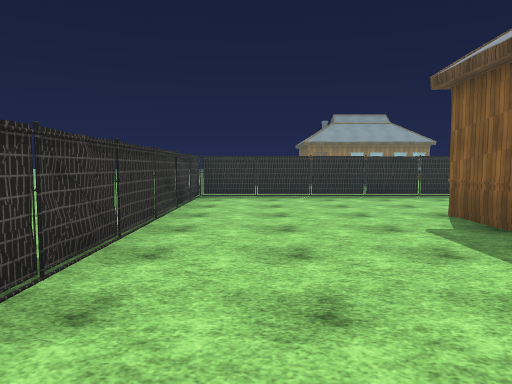
View 1 (above)

24 first-person views from a walk through a 3-D level made in the Unity game engine. The camera is 1.5 m above the floor, tilts 4° down and sees 70° across. The floor is counted in squares, 2 m on a side. Each view is taken from the middle of a square. On the plan, view 1 faces up. The plan holds only what a view shows up to about 11 squares ahead; the rest is blank. The place goes on beyond the plan. The player character is not drawn. Door leaves are left out, so doorways stand open. Some surface patterns are stand-ins.

View 2
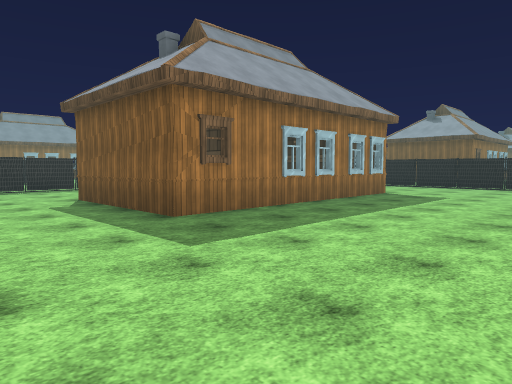

View 3
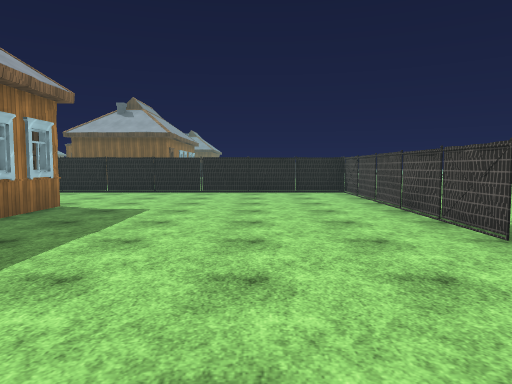

View 4
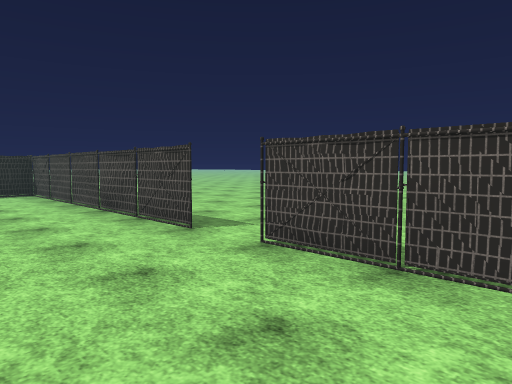

View 5
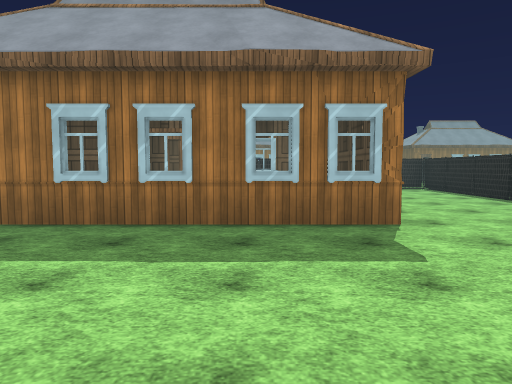

View 6
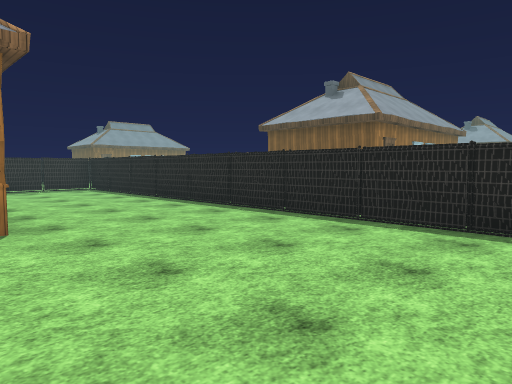

View 7
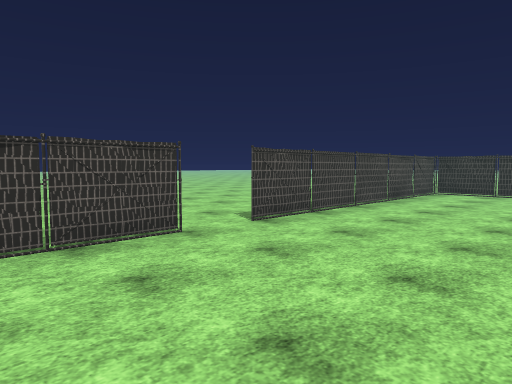

View 8
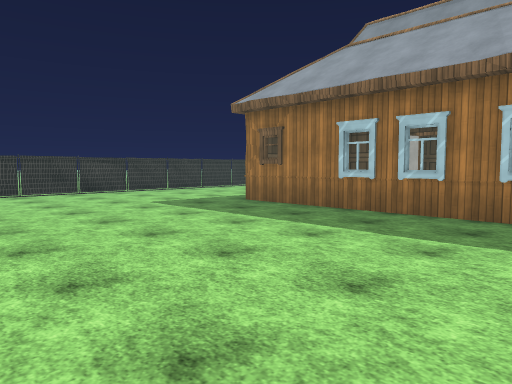

View 9
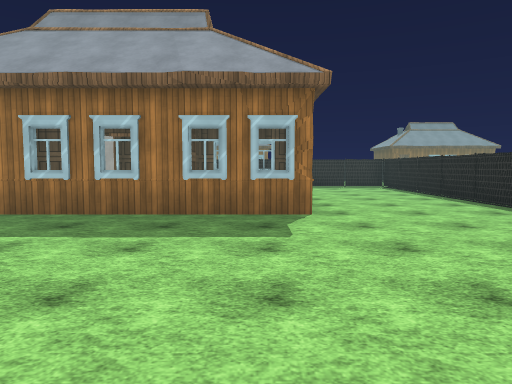

View 10
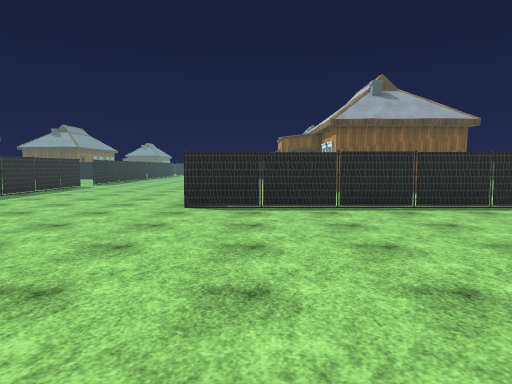

View 11
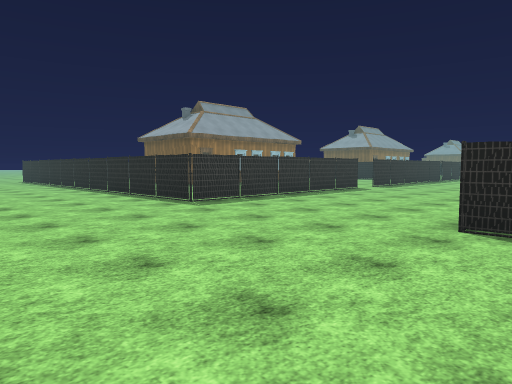

View 12
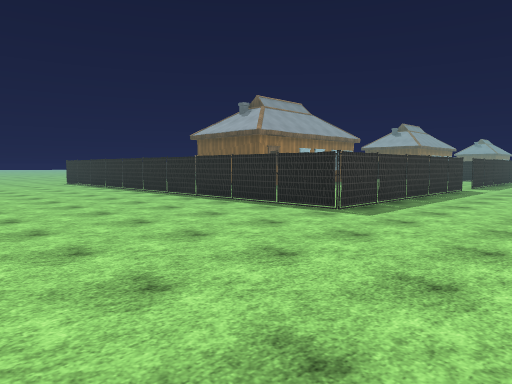

View 13
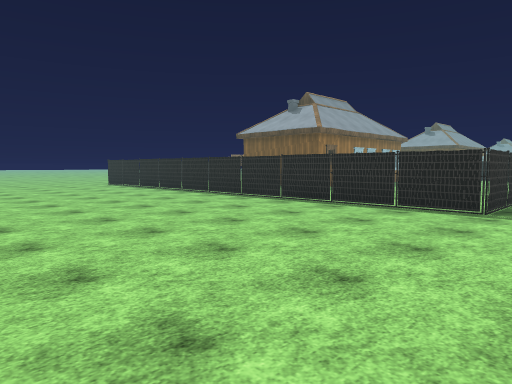

View 14
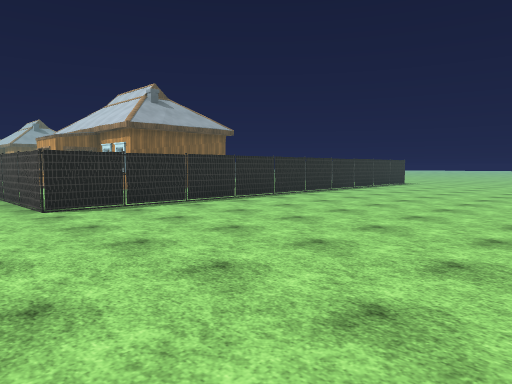

View 15
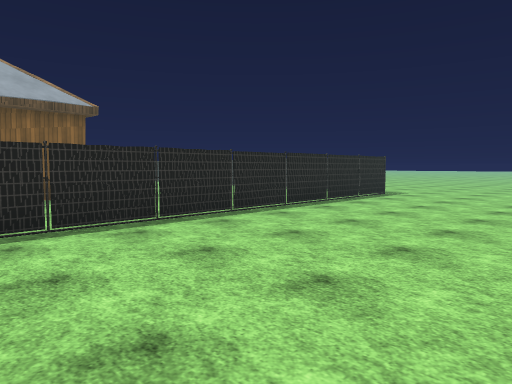

View 16
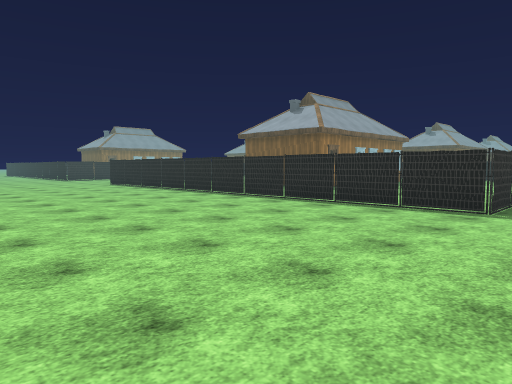

View 17
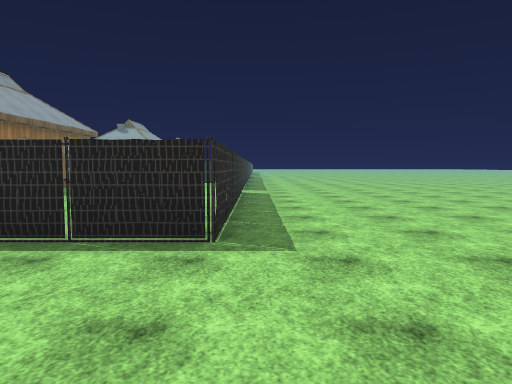

View 18
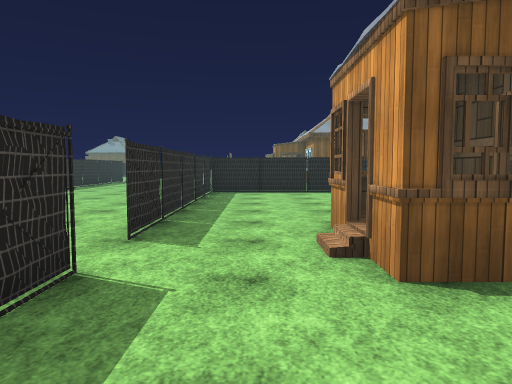

View 19
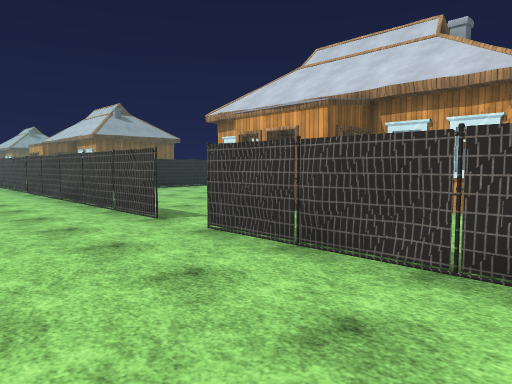

View 20
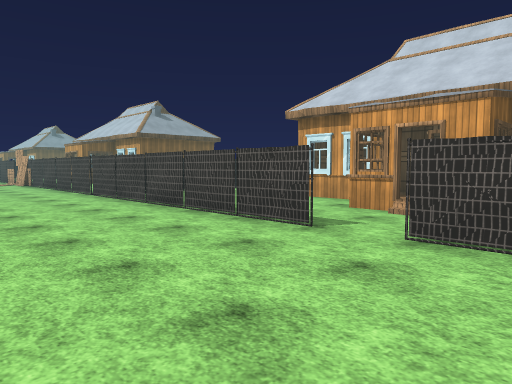

View 21
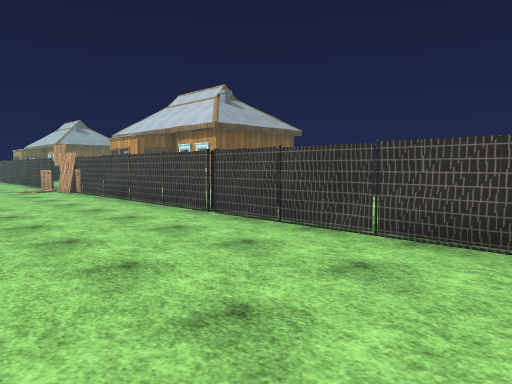

View 22
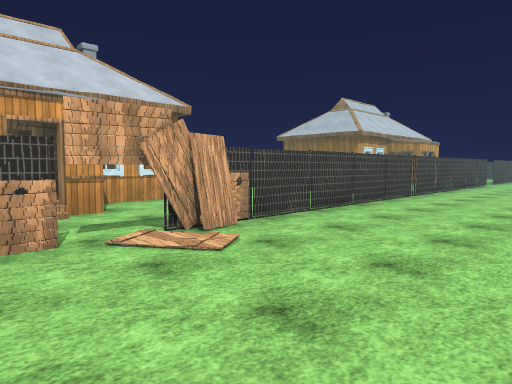

View 23
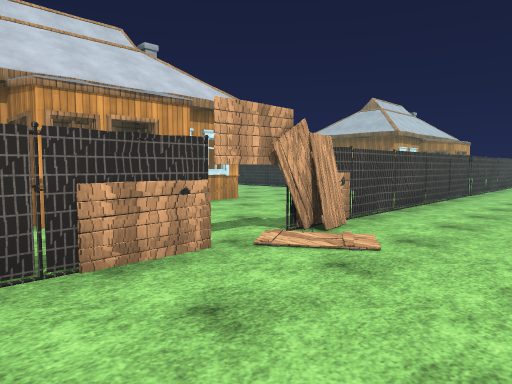

View 24
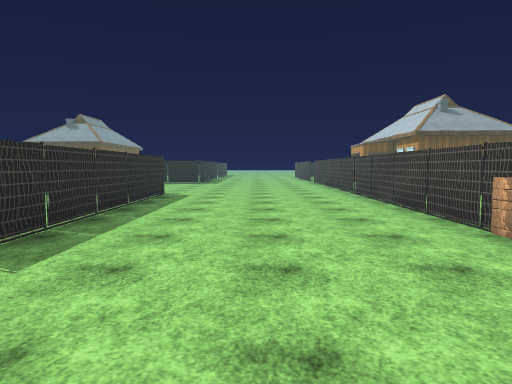

### Floor plan
Key: @ floor where view 1 was taken; # wall or solid block; . floor; D open door; H house; O other object.
Columns run from 8 left of view 1 to 30 right of it. Each row starts with its distance up from view 1.
 21  ......#
 20  ......#
 19  .....##
 18  .....#.                             #
 17  .....##                             #
 16 ...... #                             #
 15 .......#...                   D..... #
 14 .......#######               DD#######.
 13 ................ ......     ...........
 12  ......................................
 11 .......................................
 10 .......................................
  9 .......#######DD############OOO########
  8 .......#......D.......#    ..D..     #
  7  ......#......H#......#   ...D##     #
  6  ......#...###D####...#  .###        #
  5  ......#...###### #...#  .#
  4  ......#...########...#  .#
  3  ......#...########...#   #
  2  ......#...#######H...#   #
  1  ......#..............#
  0  ......#@.............#
 -1  ......#..............#
 -2  ......#..............#
 -3 .......#..............#
 -4 .......#..............#
 -5 .......#######D########
 -6 ..................

Positions as (right, up) in squares from view 1, and headings:
1: (0, 0), facing up
2: (0, -3), facing up-right
3: (3, -2), facing right
4: (3, -2), facing down-right
5: (8, -3), facing up
6: (9, -3), facing up-right
7: (9, -1), facing down-left
8: (9, -4), facing up-left
9: (9, -4), facing up
10: (-8, 8), facing right
11: (-6, 8), facing up-right
12: (-7, 11), facing up-right
13: (-8, 13), facing up-right
14: (-8, 11), facing down-right
15: (-6, 5), facing down-right
16: (-8, -6), facing up-right
17: (-5, -5), facing right
18: (3, 8), facing right
19: (2, 12), facing down-right
20: (4, 13), facing down-right
21: (9, 13), facing down-right
22: (23, 13), facing down-left
23: (24, 12), facing down-left
24: (19, 12), facing right
